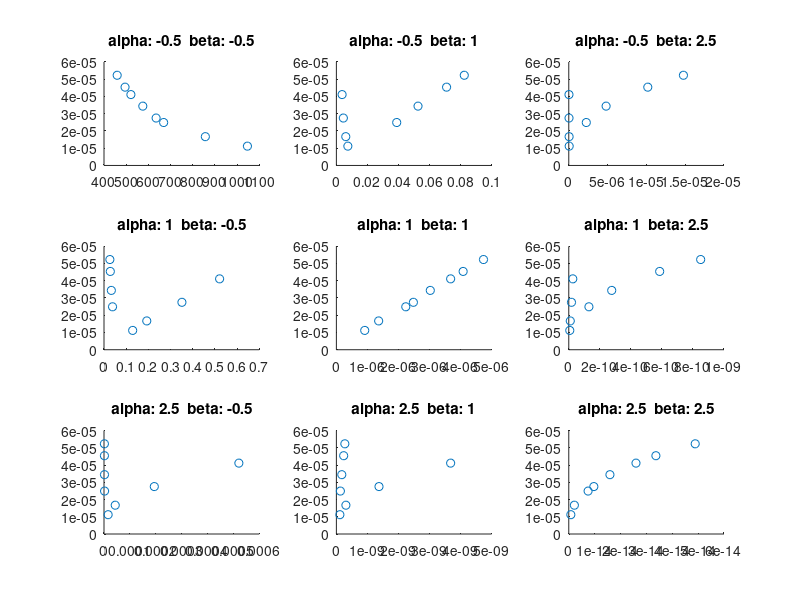
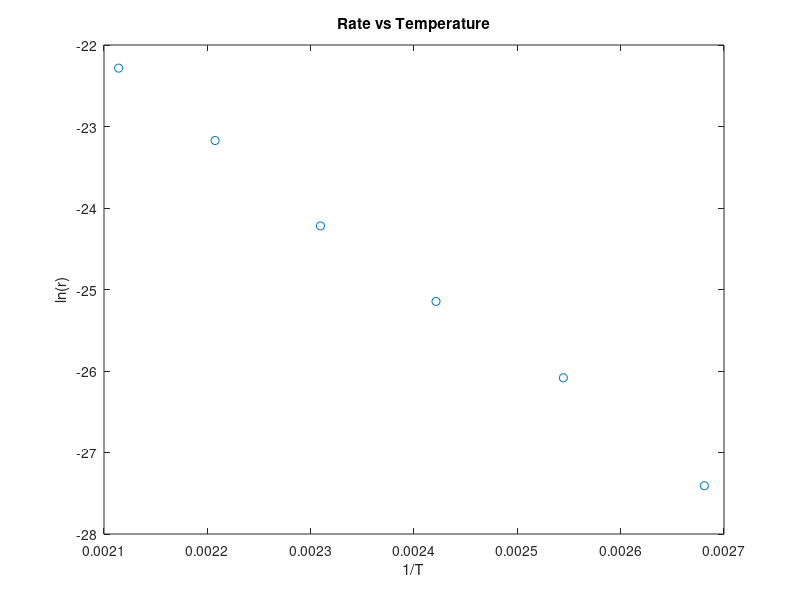
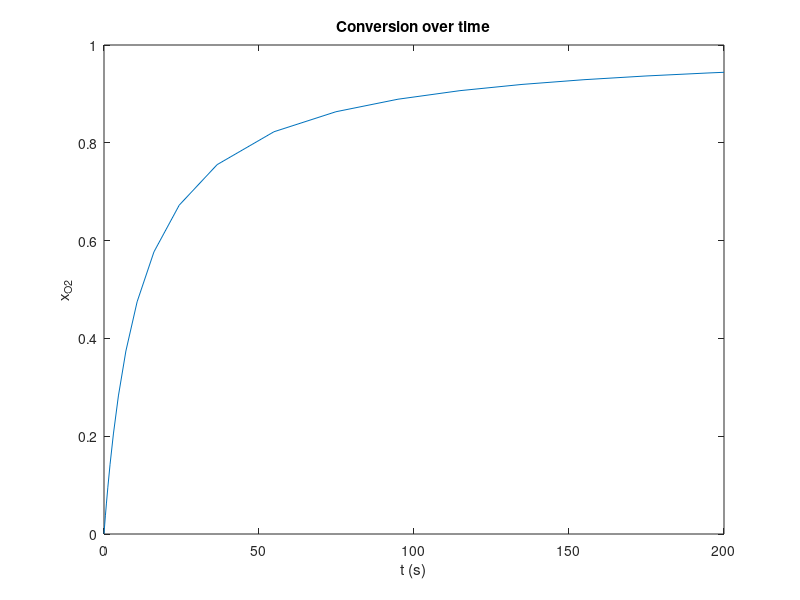

Source code (MATLAB) for these figures, in order: (Note: this script raises an error after producing the figures.)
%% Diego Alba - Kinetics - HW#3
%% Part A) Order of Reaction and Rate Constant

Rdata = [2.49 1.49 1.5;...
    3.44 1.49 2.03;...
    4.54 1.49 2.74;...
    5.23 1.49 3.18;...
    1.12 2.48 0.368;...
    1.67 3.7 0.368;...
    2.75 6.74 0.368;...
    4.11 10 0.368];

Rdata(:,1)=Rdata(:,1)*10^-5;
Rdata(:,2)=Rdata(:,2)*10^-3;
Rdata(:,3)=Rdata(:,3)*10^-3;

T = 395;

figure
hold on
i=1;
for alpha = (-1:3:5)/2    % plotting a range of possilbe orders
    for beta = (-1:3:5)/2  % looking for linear relationship since y=k*x
        subplot(3,3,i)
        hold on
        plot((Rdata(:,2).^alpha.*Rdata(:,3).^beta),Rdata(:,1),'o')
        title(['alpha: ',num2str(alpha),'  beta: ',num2str(beta)])
        i=i+1;
    end
end

% From the plots we infer alpha = 1 and beta = 1
% Rate constant will be the slope of the line
alpha = 1;
beta = 1;
k = (Rdata(end,1)- Rdata(1,1))/(Rdata(end,2).^alpha.*Rdata(end,3).^beta - Rdata(1,2).^alpha.*Rdata(1,3).^beta);
disp(['k = ', num2str(k), ' cm^3/mol*s'])

%% Part B) Activation Energy

Edata = [373 1.25;...
    393 4.7;...
    413 12;...
    433 30.3;...
    453 86.4;...
    473 210];

Edata(:,1) = 1./Edata(:,1);
Edata(:,2) = log(Edata(:,2)*10^-12);

figure % plotting ln of rate as a function of 1/T: ln(r) = Z - Ea/RT
plot(Edata(:,1),Edata(:,2),'o') % where Z = ln(A) + ln([HI]^alpha[O2]^beta)
xlabel('1/T')
ylabel('ln(r)')
title('Rate vs Temperature')

% Activatoin Energy would be the slope of the line time -R
R = 8.314;
Ea = -R*(Edata(end,2)-Edata(1,2))/(Edata(end,1)-Edata(1,1));
disp(['Ea = ', num2str(Ea),' J/mol'])

%% Part C) Constant Volume Batch Reactor

% with the information from Part A and the Ea, we find the constant A
A = exp(log(k)+Ea/(R*T));

x0 = 0.9;
HI_0 = 1.5*10^(-3);
O2_0 = HI_0/2;
theta_HI = HI_0/O2_0;
T = 425;
k = A*exp(-Ea/(R*T));

% O2_0 *dx/dt = -r = k*O2*HI = k*O2_0*(1-x)*O2_0*(theta_HI-2*x), k @ 425 K

sol = ode45(@(t,x) k*(1-x)*O2_0*(theta_HI-2*x),[0 200],O2_0);
figure
plot(sol.x,sol.y)
xlabel('t (s)')
ylabel('x_O_2')
title('Conversion over time')

X = @(t) deval(sol,t)-x0;
t = fsolve(X,100,optimset('Display','off'));
disp(['Necessary time: ',num2str(t),' seconds'])

%% Part D) Pressure
% Since volume and temperature are constant, and the number or moles is
% decreasing over time, the pressure will decrease. 